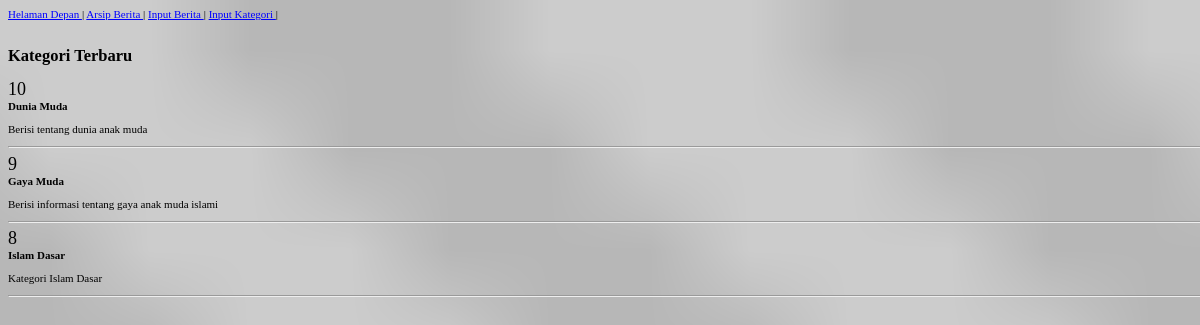
/index_kategori.php, run on the app's committed database.
### tables this page shows
CREATE TABLE IF NOT EXISTS `kategori` (
  `id_kategori` int(3) NOT NULL AUTO_INCREMENT,
  `nm_kategori` varchar(30) DEFAULT NULL,
  `deskripsi` varchar(200) DEFAULT NULL,
  PRIMARY KEY (`id_kategori`)
);

### index_kategori.php (the view, shortened to what this page needs)
<html>
<head><title>Index Kategori </title>
<link rel="stylesheet" href="style.css">
</head>
<body bgcolor="#66FFFF">
<a href = "index.php">Helaman Depan </a> |
<a href = "arsip_berita.php">Arsip Berita </a> |
<a href = "input_berita.php">Input Berita </a> |
<a href = "input_kategori.php">Input Kategori </a> |
<br><br>
<h2>Kategori Terbaru </h2>
	<?php
	$query = "SELECT A.id_kategori, A.nm_kategori, A.deskripsi
	FROM kategori A
	ORDER BY A.id_kategori DESC LIMIT 0,5";
	$sql = mysql_query ($query);
	while ($hasil = mysql_fetch_array ($sql)) {
	$id_kategori = $hasil['id_kategori'];
	$kategori = stripslashes ($hasil['nm_kategori']);
	$deskripsi = stripslashes ($hasil['deskripsi']);
	echo "<font size=4>$id_kategori</a></font><br>";
	echo "<b>$kategori</b>";
	echo "<p>$deskripsi</p>";
	echo "<hr>";
	}
	?>
</body>
</html>

### style.css (style rules this page uses)
body { font-family:verdana; font-size:11px; background-image: url("./img/stripe.png"); background-color: #cccccc; background-repeat: repeat; width: 100%; height: 100%; -webkit-background-size: cover; -moz-background-size: cover; -o-background-size: cover; background-size: cover; }
a { color:#0000ff; text-decoration:underline; }

### data on the page
kategori: id_kategori "10", nm_kategori "Dunia Muda", deskripsi "Berisi tentang dunia anak muda"
kategori: id_kategori "9", nm_kategori "Gaya Muda", deskripsi "Berisi informasi tentang gaya anak muda islami"
kategori: id_kategori "8", nm_kategori "Islam Dasar", deskripsi "Kategori Islam Dasar"
